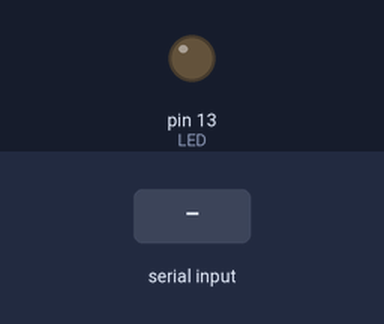
Recording of a sketch running on a simulated Arduino Uno, built with avr-gcc and run on an emulated ATmega328P. On the bench: output pins drawn as LEDs (lit = HIGH). Inputs (shaded band) come from the test bench.

Above: at 1.2 s.
1.3 s: "H" received over Serial
At 2.0 s:
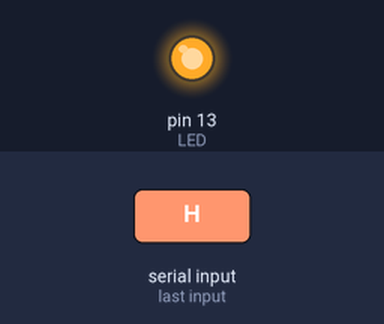
2.9 s: "L" received over Serial
At 4.4 s:
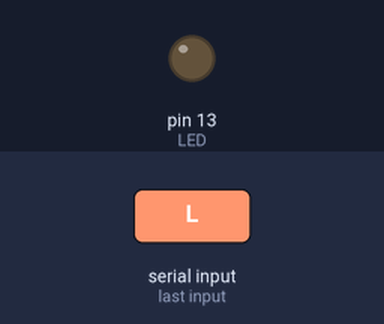
Timing chart, 0 to 5.9 s (numbered marks = the images above; inputs shaded):
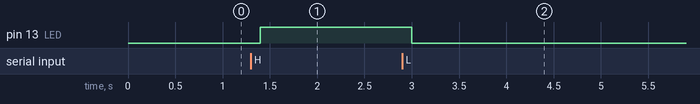

Measured:
- after the input at 1.3 s, pin 13 (LED): LOW → HIGH after 0.10 s
- after the input at 2.9 s, pin 13 (LED): HIGH → LOW after 0.10 s

The sketch:

LedOnOff.ino
```cpp
/*
  Blink
  Turns on/off LEDs
*/

#define LED     LED_BUILTIN

// the setup function runs once when you press reset or power the board
void setup() {
  // initialize serial port
  Serial.begin(9600);

  // initialize LED pins as an output.
  pinMode(LED, OUTPUT);

  digitalWrite(LED, LOW);
}

// the loop function runs over and over again forever
void loop() {
  char val;

  // Check serial input
  while( Serial.available() )
  {
    val = Serial.read();
  }

  if( val == 'H' )
  {
    // turn the LED on (HIGH is the voltage level)
    digitalWrite(LED, HIGH);
  }
  else if ( val == 'L')
  {
    // turn the LED on (HIGH is the voltage level)
    digitalWrite(LED, LOW);
  }
  delay(100);
}
```
